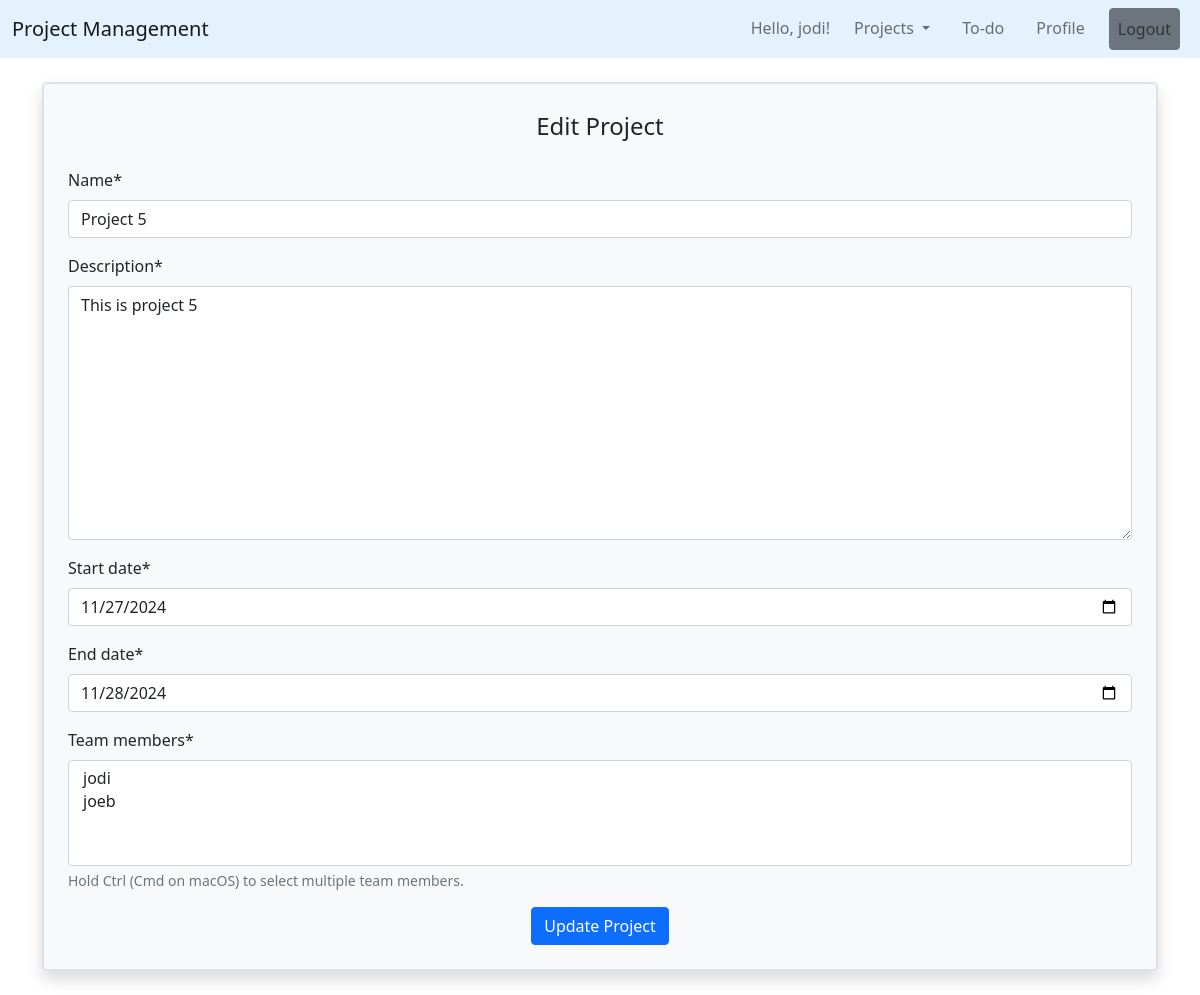
Page /projects/project/5/update/ (signed in) on the earlier database version.
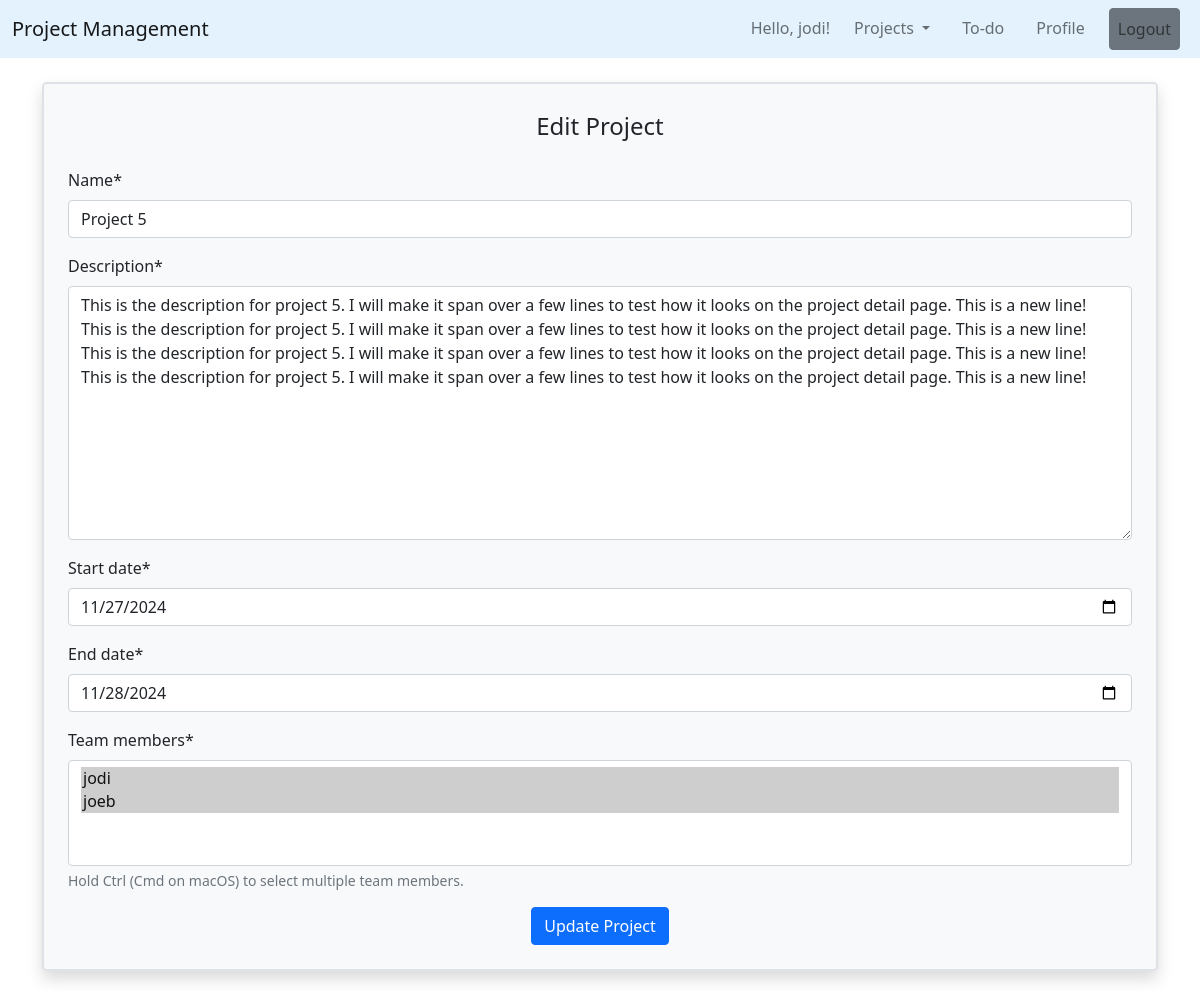
Same page on the later database version.
### projects/models.py (models this page shows, shortened)
class Project(models.Model):
    STATUS_CHOICES = [
        ('Not Started', 'Not Started'),
        ('In Progress', 'In Progress'),
        ('Completed', 'Completed'),
    ]
    name = models.CharField(max_length=200)
    description = models.TextField()
    created_by = models.ForeignKey(User, on_delete=models.CASCADE)
    start_date = models.DateField(default=date.today)
    end_date = models.DateField(default= date.today() + timedelta(1))
    completion_date = models.DateField(null=True)
    team_members = models.ManyToManyField(User, related_name='projects')
    status = models.CharField(max_length=50, choices=STATUS_CHOICES, default='Not Started')

### projects/views.py (the view, shortened to what this page needs)
# urls.py: path('project/<int:pk>/update/', ProjectUpdateView.as_view(), name='project-update'),
class ProjectUpdateView(LoginRequiredMixin, UserPassesTestMixin, UpdateView):
    model = Project
    form_class = ProjectForm
    def test_func(self):
        project = self.get_object()
        if self.request.user == project.created_by:
            return True
        return False

### projects/forms.py (shortened to what this page needs)
class ProjectForm(forms.ModelForm):
    class Meta:
        model = Project
        fields = ['name', 'description', 'start_date', 'end_date', 'team_members']
        widgets = {
            'start_date': forms.DateInput(attrs={'type': 'date'}),
            'end_date': forms.DateInput(attrs={'type': 'date'}),
        }
        help_texts = {
            'team_members': 'Hold Ctrl (Cmd on macOS) to select multiple team members.',
        }

### projects/templates/projects/project_form.html (shortened to what this page needs)
{% extends "projects/base.html" %}
{% load crispy_forms_tags %}
{% block content %}
    <div class="container">
        <div class="content-section bg-light text-dark rounded-3 border border-2 my-4 p-4 shadow">
            <form method="POST">
                <fieldset class="form-group">
                    <legend class="mb-4 text-center">
                        {% if form.instance.pk %}
                            Edit Project
                        {% else %}
                            New Project
                        {% endif %}
                    </legend>
                    {{ form|crispy }}
                </fieldset>
                <div class="text-center">
                    <button class="btn btn-primary" type="submit">
                        {% if form.instance.pk %}
                            Update Project
                        {% else %}
                            Create Project
                        {% endif %}
                    </button>
                </div>
            </form>
        </div>
    </div>
{% endblock content %}

Differences in the rows shown:
changed Project "Project 5": description "This is project 5" → "This is the description for project 5. I will make it span over a few lines to test how it looks on the project detail page. This is a new line! This is the description for project 5. I will make it span over a few lines to test how it looks on the project detail page. This is a new line! This is the description for project 5. I will make it span over a few lines to test how it looks on the project detail page. This is a new line! This is the description for project 5. I will make it span over a few lines to test how it looks on the project detail page. This is a new line!"
Other differences:
form field team_members: "jodi / joeb" → "jodi ☑ / joeb ☑"
